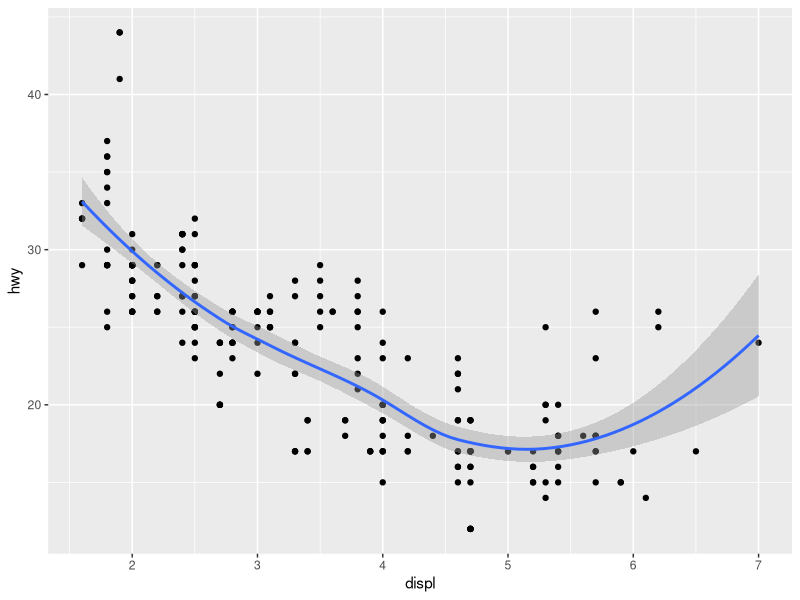
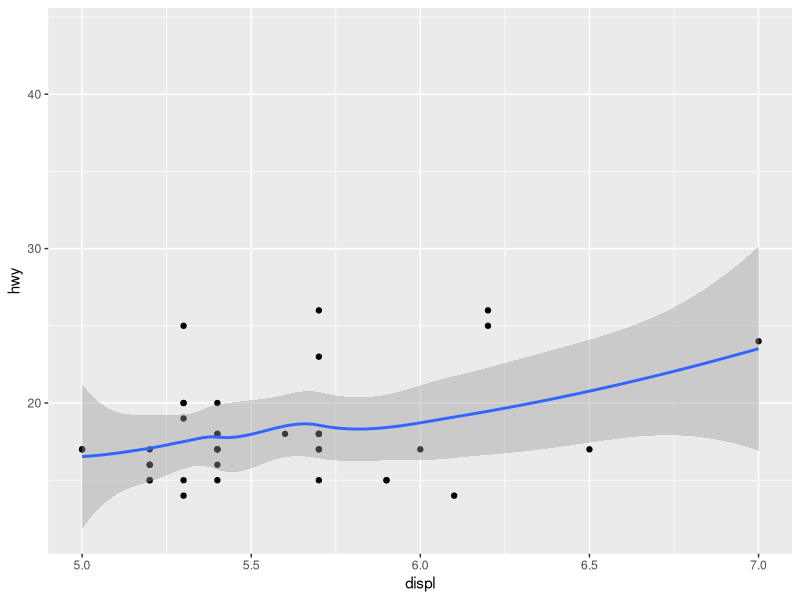
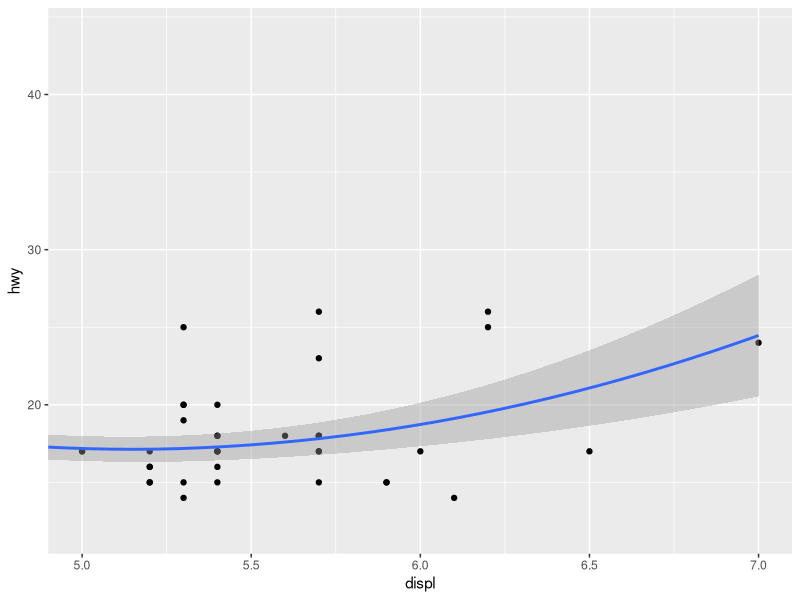
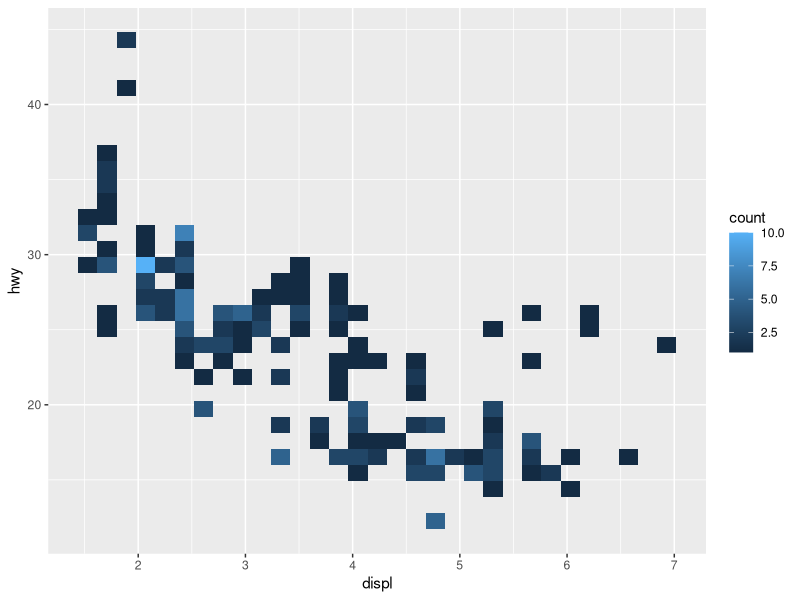
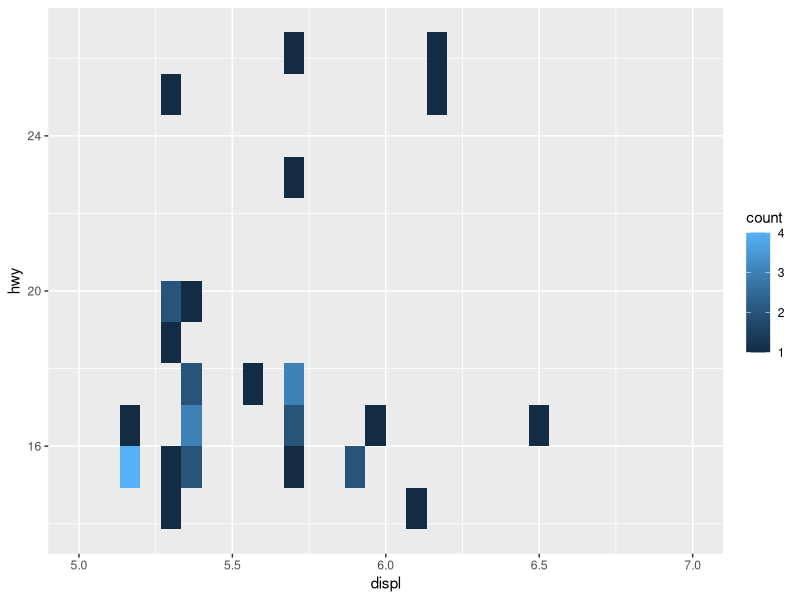
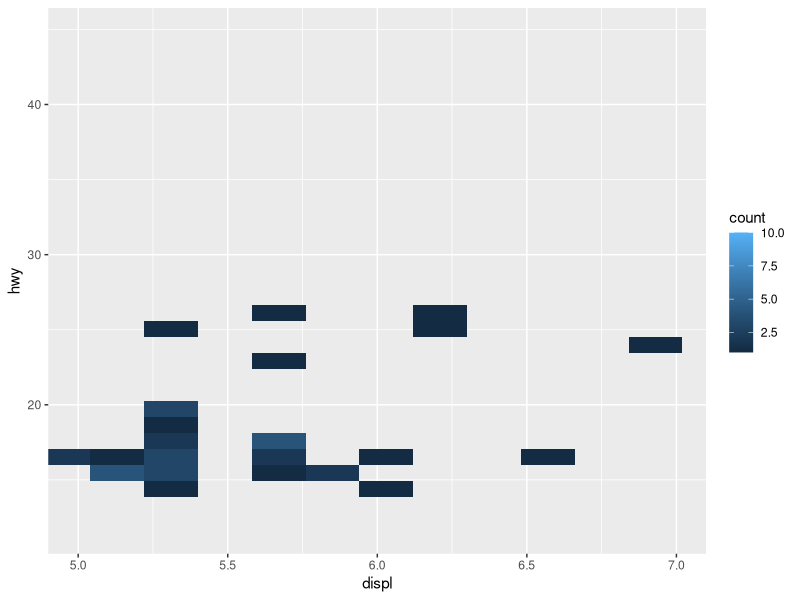
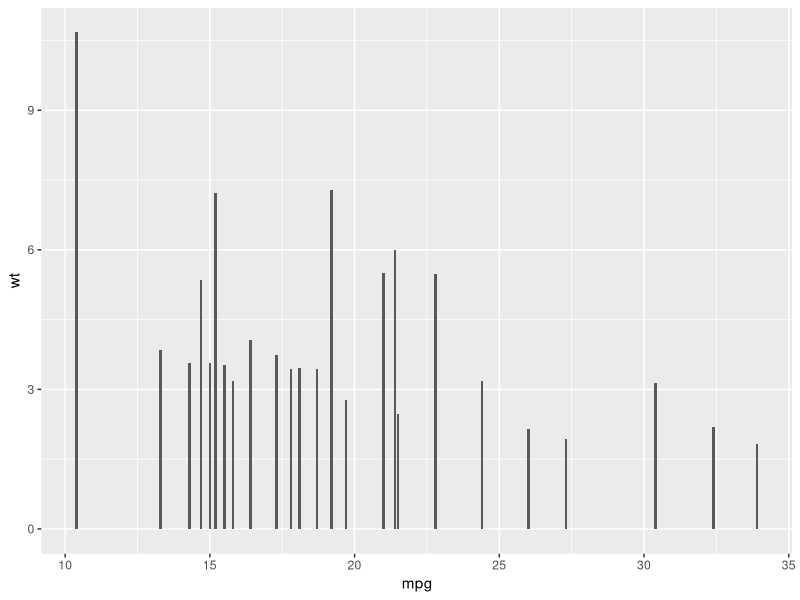
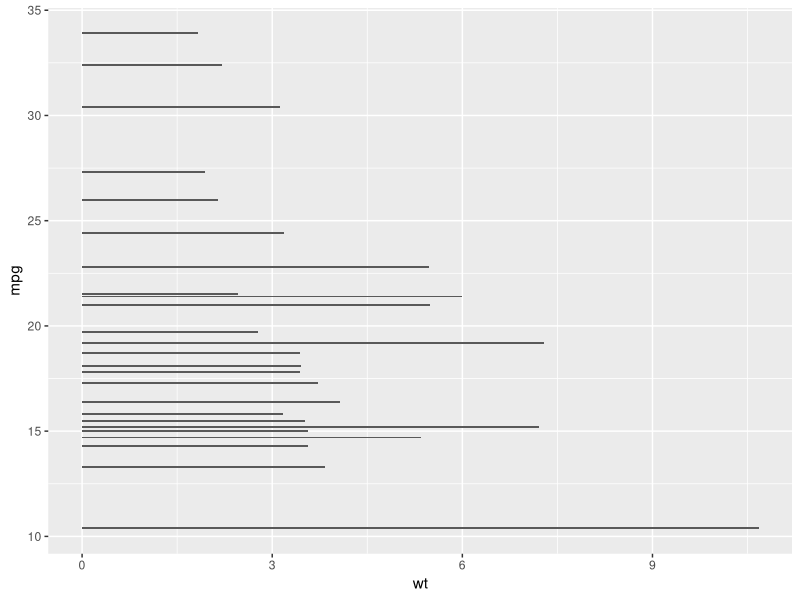

Recreate these plots in R, in order.
## ---- chunk 1
library(tidyverse)
## ---- chunk 2
p0<-ggplot(mpg, aes(displ, hwy))+geom_point()+geom_smooth();p0
## ---- chunk 3
p0+scale_x_continuous(limits = c(5, 7))
## ---- chunk 4
p0+coord_cartesian(xlim = c(5, 7))
## ---- chunk 5
p1<-ggplot(mpg,aes(displ,hwy))+geom_bin2d(bins=30);p1
## ---- chunk 6
p1+scale_x_continuous(limits = c(5, 7))
## ---- chunk 7
p1+coord_cartesian(xlim = c(5, 7))
## ---- chunk 8
p<-ggplot(mtcars, aes(mpg, wt)) + geom_col();p 
## ---- chunk 9
# 使用coord_flip()交换x/y轴#
    p+coord_flip()
## ---- chunk 10
#坐标轴比例coord_fixed()#
    p+coord_fixed(ratio=1/5)
## ---- chunk 11
#极坐标coord_polar(theta = "x/y")#
     p+coord_polar(theta = "y",start=pi/2,direction=1)
## ---- chunk 12
d <- subset(diamonds, carat > 0.5)
ggplot(d, aes(carat, price)) +  geom_point()+  geom_smooth(method = "lm")
## ---- chunk 13
ggplot(d, aes(log10(carat), log10(price))) +  geom_point()+  geom_smooth(method = "lm")
## ---- chunk 14
ggplot(d, aes(carat, price)) + geom_point() +  geom_smooth(method = "lm")+
  scale_x_log10()+scale_y_log10()
## ---- chunk 15
ggplot(d, aes(carat, price)) +  geom_point() +  geom_smooth(method = "lm")+
  coord_trans(x = "log10", y = "log10")
## ---- chunk 16
ggplot(d, aes(carat, price)) +  geom_point() +  geom_smooth(method = "lm") +
  scale_x_log10() +  scale_y_log10() +
  coord_trans(x = scales::exp_trans(10), y = scales::exp_trans(10))
